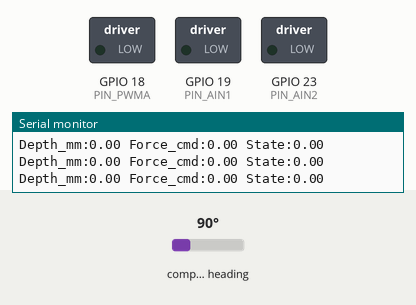
This sketch was run on a simulated ESP32. On the bench: switched loads named in the sketch (green lamp = pin HIGH), the last lines printed to the serial monitor. Wiring (inferred from the names in the program): AS5600 angle sensor at I2C address 0x36. The inputs (shaded band) are chosen by the test bench; at power-on: compass heading 90°.

Above: at 5.7 s.
5.8 s: compass heading set to 112°
7.3 s: compass heading set to 122°
At 7.8 s:
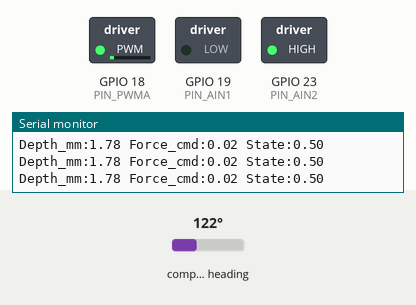
8.8 s: compass heading set to 180°
At 10.0 s:
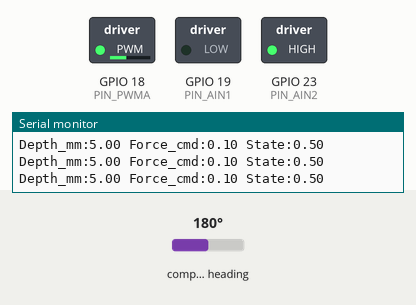
10.3 s: compass heading set to 269°
At 11.3 s:
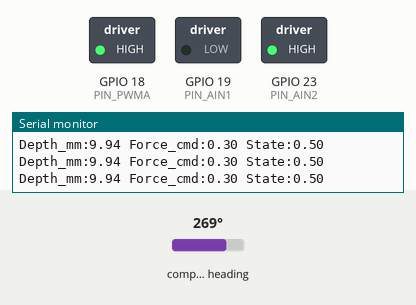
11.8 s: compass heading set to 90°
At 12.4 s:
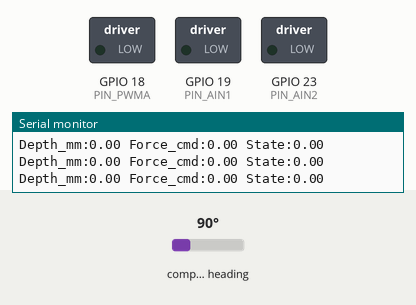
Timing chart, 0 to 14.3 s (numbered marks = the images above; inputs shaded):
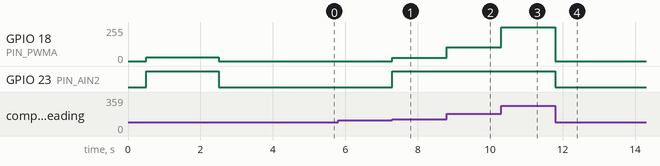

The sketch:

virtual-wall32.ino
```cpp
#include <Arduino.h>
#include "knob.h"

// ==========================================
// KONFIGURASI MODEL FISIKA (Berdasarkan Paper)
// ==========================================

// 1. Konversi Unit
// Paper menggunakan milimeter (mm), Knob menggunakan derajat (deg).
// Kita asumsikan 1 putaran (360 deg) = 20 mm kedalaman jarum.
const float DEG_TO_MM = 20.0f / 360.0f;

// 2. Parameter Stiffness (Fase Pre-Puncture)
// Rumus: f(x) = a1*x + a2*x^2
// Nilai disesuaikan untuk skala motor kecil (bukan sapi asli yang butuh >2N)
const float K_STIFFNESS_A1 = 0.010f; // Koefisien Linear
const float K_STIFFNESS_A2 = 0.002f; // Koefisien Non-linear (rasa "keras" di akhir)

// 3. Parameter Puncture (Tusukan)
// Batas gaya (dalam skala PWM 0.0 - 1.0) di mana kulit "jebol"
const float PUNCTURE_THRESHOLD = 0.65f;

// 4. Parameter Insertion (Fase Post-Puncture)
// f_total = f_friction + f_cutting
const float F_CUTTING       = 0.15f;  // Gaya konstan untuk membelah daging [cite: 247]
const float B_VISCOUS       = 0.002f; // Gesekan fluida (tergantung kecepatan) [cite: 164]
const float F_STATIC_FRICTION = 0.05f; // Gesekan awal (stiction)

// ==========================================
// STATE MACHINE
// ==========================================
enum NeedleState {
  STATE_AIR,       // Di udara
  STATE_CAPSULE,   // Menekan kulit (stiffness)
  STATE_INSERTED   // Di dalam jaringan (friction + cutting)
};

NeedleState currentState = STATE_AIR;

// Titik referensi sudut di mana "kulit" dimulai (menggunakan unwrapped angle untuk multi-turn)
float surfaceAngleStartUnwrapped = 0.0f;
bool isCalibrated = false;

void setup() {
  Serial.begin(115200);
  delay(500);

  // Init library knob (akan melakukan homing ke 180 derajat)
  knob_init();

  Serial.println("=== Simulation Start ===");
  Serial.println("Putar knob ke posisi awal, lalu diamkan 2 detik untuk kalibrasi 'Permukaan Kulit'.");

  // Kalibrasi sederhana: Posisi setelah homing dianggap "0 mm" (permukaan kulit)
  // Kita beri waktu user memegang knob
  delay(2000);
  float dump1, currentAngleUnwrapped, dump2;
  knob_get_status(&dump1, &currentAngleUnwrapped, &dump2);
  surfaceAngleStartUnwrapped = currentAngleUnwrapped;
  isCalibrated = true;

  Serial.print("Surface Calibrated at (unwrapped): ");
  Serial.println(surfaceAngleStartUnwrapped);
}

void loop() {
  if (!isCalibrated) return;

  // --- 1. BACA SENSOR ---
  float angleWrapped, angleUnwrapped, velocity;
  // Menggunakan fungsi baru yang kita tambahkan di knob.cpp
  knob_get_status(&angleWrapped, &angleUnwrapped, &velocity);

  // Hitung kedalaman penetrasi (x) dalam mm
  // Positif = masuk ke dalam kulit (jika memutar ke kanan dari titik start)
  // Menggunakan unwrapped angle untuk menghindari reset setiap 360 derajat
  float depth_deg = angleUnwrapped - surfaceAngleStartUnwrapped;

  float depth_mm = depth_deg * DEG_TO_MM;
  float force_cmd = 0.0f;

  // --- 2. HITUNG GAYA BERDASARKAN STATE (MODEL PAPER) ---

  switch (currentState) {

    // --- KASUS A: DI LUAR KULIT ---
    case STATE_AIR:
      if (depth_mm > 0) {
        // Mulai menyentuh kulit
        currentState = STATE_CAPSULE;
      }
      force_cmd = 0.0f; // Tidak ada gaya
      break;

    // --- KASUS B: MENEKAN KAPSUL (PRE-PUNCTURE) ---
    case STATE_CAPSULE:
      if (depth_mm <= 0) {
        currentState = STATE_AIR; // Kembali ke udara
        force_cmd = 0.0f;
      } else {
        // Model Non-Linear Spring: F = a1*x + a2*x^2
        float f_stiffness = (K_STIFFNESS_A1 * depth_mm) + (K_STIFFNESS_A2 * depth_mm * depth_mm);
        force_cmd = f_stiffness;

        // Cek Puncture Event (Jebol)
        if (force_cmd > PUNCTURE_THRESHOLD) {
          Serial.println(">>> PUNCTURE EVENT! (Pop) <<<");
          currentState = STATE_INSERTED;
        }
      }
      break;

    // --- KASUS C: DI DALAM JARINGAN (INSERTION) ---
    case STATE_INSERTED:
      if (depth_mm <= 0) {
        currentState = STATE_AIR; // Ditarik keluar sepenuhnya
        force_cmd = 0.0f;
      } else {
        // Model: F = F_cutting + F_friction

        // 1. Cutting Force (Konstan, hanya saat bergerak masuk/positif)
        // Paper bilang cutting force konstan [cite: 246]
        float f_cut = (velocity > 0) ? F_CUTTING : 0.0f;

        // 2. Friction (Viscous + Static)
        // Viscous: sebanding dengan kecepatan
        float f_friction = velocity * B_VISCOUS;

        // Static (Coulomb): Tambahan gaya gesek dasar
        if (fabs(velocity) > 0.1f) {
           f_friction += (velocity > 0) ? F_STATIC_FRICTION : -F_STATIC_FRICTION;
        }

        force_cmd = f_cut + f_friction;

        // Pastikan gaya saat di dalam tidak melebihi gaya puncture (agar terasa "jatuh")
        // Paper menyebutkan "sudden drop in force" setelah puncture
        if (force_cmd > PUNCTURE_THRESHOLD * 0.8f) {
           force_cmd = PUNCTURE_THRESHOLD * 0.8f;
        }
      }
      break;
  }

  // --- 3. KIRIM TORSI KE MOTOR ---

  // PENTING: Gaya Reaksi (Haptic) harus berlawanan dengan arah gerakan jarum.
  // Jika kita menekan (positif depth), motor harus mendorong balik (negatif torque).
  // Namun, rumus di atas menghitung BESAR gaya resistansi.

  float motor_output = 0.0f;

  if (currentState == STATE_CAPSULE) {
    // Pegas selalu mendorong balik ke permukaan (negatif)
    motor_output = -1.0f * force_cmd;
  }
  else if (currentState == STATE_INSERTED) {
    // Gesekan selalu berlawanan arah kecepatan
    // Rumus f_friction di atas sudah mengikuti tanda kecepatan,
    // jadi kita perlu me-negasikannya untuk menjadi gaya perlawanan.
    // Cutting force juga melawan arah masuk.
    motor_output = -1.0f * force_cmd;
  }

  // Kirim perintah raw torque
  knob_set_torque(motor_output);

  // --- 4. DEBUGGING ---
  static unsigned long lastPrint = 0;
  if (millis() - lastPrint > 50) {
    // Format Serial Plotter: Depth, Force, State*Scale
    Serial.print("Depth_mm:"); Serial.print(depth_mm);
    Serial.print(" Force_cmd:"); Serial.print(abs(motor_output)); // Plot magnitude
    Serial.print(" State:"); Serial.println(currentState * 0.5); // Skala state agar terlihat di grafik
    lastPrint = millis();
  }

  // Loop delay agar konsisten dengan loop knob.cpp
  delay(2);
}
```

knob.cpp
```cpp
#include "knob.h"
#include <Wire.h>
#include <math.h>

// ====== FIXED HARDWARE PINS ======

// ===== MOTOR DRIVER =====
static const uint8_t PIN_PWMA = 18;   // PWM → IO18
static const uint8_t PIN_AIN1 = 19;   // DIR1
static const uint8_t PIN_AIN2 = 23;   // DIR2

// ===== I2C AS5600 =====
static const uint8_t PIN_SDA  = 21;   // SDA
static const uint8_t PIN_SCL  = 22;   // SCL

// ====== AS5600 registers ======
static const byte AS5600_ADDR      = 0x36;
static const byte AS5600_RAW_ANGLE = 0x0C; // high byte, low byte at 0x0D

// ====== Encoder state ======
static uint16_t      g_lastRaw     = 0;
static int32_t       g_accumCounts = 0;      // multi-turn count (for logging)
static unsigned long g_lastMicros  = 0;

static const float COUNTS_TO_DEG = 360.0f / 4096.0f;

// ====== Virtual wall parameters ======
static float g_wallCenterDeg    = 180.0f;  // default center
static float g_wallHalfWidthDeg = 40.0f;   // default ±40° free region
static float g_wallKp           = 0.02f;   // spring strength (cmd / deg)
static float g_wallKd           = 0.002f;  // damping on velocity (cmd / (deg/s))
static float g_wallFriction     = 0.0005f; // viscous friction inside window

// Debug print throttle
static unsigned long g_lastPrintMs = 0;

// ====== Homing parameters ======
static const float HOME_TARGET_DEG   = 180.0f; // where we want to end up
static const float HOME_ANGLE_TOL    = 5.0f;   // deg
static const float HOME_VEL_TOL      = 5.0f;   // deg/s
static const float HOME_KP           = -0.001f; // tuned for your current sign convention (negative)
static const float HOME_MAX_CMD      = 0.03f;   // max |cmd|
static const unsigned long HOME_MAX_MS = 2000;// max homing duration

// ---------- internal helpers ----------

// Read raw 12-bit angle from AS5600
static uint16_t knob_read_raw_angle(void)
{
    Wire.beginTransmission(AS5600_ADDR);
    Wire.write(AS5600_RAW_ANGLE);
    Wire.endTransmission();

    Wire.requestFrom(AS5600_ADDR, (uint8_t)2);
    if (Wire.available() < 2) {
        // fallback: return last good value
        return g_lastRaw;
    }

    uint8_t highByte = Wire.read();
    uint8_t lowByte  = Wire.read();

    uint16_t raw = ((uint16_t)highByte << 8) | lowByte;
    raw &= 0x0FFF;   // 12-bit
    return raw;
}

// cmd in [-1,1], sign = direction, magnitude = PWM fraction
static void knob_drive_motor_command(float cmd)
{
    // clamp
    if (cmd >  1.0f) cmd =  1.0f;
    if (cmd < -1.0f) cmd = -1.0f;

    // deadband: small torque -> stop motor
    if (fabsf(cmd) < 0.02f) {
        digitalWrite(PIN_AIN1, LOW);
        digitalWrite(PIN_AIN2, LOW);
        analogWrite(PIN_PWMA, 0);
        return;
    }

    int pwm = (int)(fabsf(cmd) * 1023.0f);
    if (pwm > 1023) pwm = 1023;

    if (cmd > 0.0f) {
        digitalWrite(PIN_AIN1, HIGH);
        digitalWrite(PIN_AIN2, LOW);
    } else {
        digitalWrite(PIN_AIN1, LOW);
        digitalWrite(PIN_AIN2, HIGH);
    }

    analogWrite(PIN_PWMA, pwm);
}

// Shortest signed difference between angles in degrees: (-180, 180]
static float shortest_deg_diff(float targetDeg, float currentDeg)
{
    float d = targetDeg - currentDeg;
    while (d > 180.0f)  d -= 360.0f;
    while (d < -180.0f) d += 360.0f;
    return d;
}

// Shared encoder step: compute raw, dt, delta, unwrapped angle, velocity.
static void knob_step_encoder(uint16_t* rawOut,
                              float*    angleWrappedDegOut,
                              float*    angleUnwrappedDegOut,
                              float*    velDegPerSecOut)
{
    // 1) Read encoder
    uint16_t raw = knob_read_raw_angle();

    // 2) Time step (seconds)
    unsigned long nowUs = micros();
    float dt = (nowUs - g_lastMicros) / 1e6f;
    if (dt <= 0.0f || dt > 0.1f) {   // guard against weird dt
        dt = 0.01f;
    }
    g_lastMicros = nowUs;

    // 3) Flip-safe delta in counts (signed, -2048..+2047)
    int16_t delta = (int16_t)((raw - g_lastRaw + 2048) & 0x0FFF) - 2048;
    g_lastRaw = raw;

    // 4) Accumulate multi-turn counts & compute angle / velocity
    g_accumCounts += delta;  // can grow positive or negative (for plotting)

    float angle_wrapped_deg   = raw           * COUNTS_TO_DEG;   // 0..360-ish
    float angle_unwrapped_deg = g_accumCounts * COUNTS_TO_DEG;   // multi-turn
    float vel_deg_s           = delta         * COUNTS_TO_DEG / dt;

    if (rawOut)               *rawOut               = raw;
    if (angleWrappedDegOut)   *angleWrappedDegOut   = angle_wrapped_deg;
    if (angleUnwrappedDegOut) *angleUnwrappedDegOut = angle_unwrapped_deg;
    if (velDegPerSecOut)      *velDegPerSecOut      = vel_deg_s;
}

// Simple homing routine: gently move knob toward HOME_TARGET_DEG.
static void knob_home_to_center(void)
{
    Serial.println("Homing to ~center...");

    unsigned long startMs = millis();

    while (millis() - startMs < HOME_MAX_MS) {
        uint16_t raw;
        float angleWrappedDeg;
        float angleUnwrappedDeg;
        float velDegPerSec;

        knob_step_encoder(&raw, &angleWrappedDeg, &angleUnwrappedDeg, &velDegPerSec);

        float errDeg = shortest_deg_diff(HOME_TARGET_DEG, angleWrappedDeg);

        // Check if we're close enough and not moving much
        if (fabsf(errDeg) < HOME_ANGLE_TOL && fabsf(velDegPerSec) < HOME_VEL_TOL) {
            break;
        }

        // PD control toward center (note: HOME_KP, HOME_KD are negative to match your current wiring)
        float cmd = HOME_KP * errDeg;

        // Clamp homing command
        if (cmd >  HOME_MAX_CMD) cmd =  HOME_MAX_CMD;
        if (cmd < -HOME_MAX_CMD) cmd = -HOME_MAX_CMD;

        knob_drive_motor_command(cmd);

        delay(5); // ~200 Hz
    }

    // Stop motor at end of homing
    knob_drive_motor_command(0.0f);

    Serial.println("Homing done.");
}

// ---------- public API ----------

void knob_init(void)
{
    // Motor pins
    pinMode(PIN_PWMA, OUTPUT);
    pinMode(PIN_AIN1, OUTPUT);
    pinMode(PIN_AIN2, OUTPUT);     // 20 kHz PWM

    // I2C for AS5600
    Wire.begin(PIN_SDA, PIN_SCL);

    // Initial encoder read / timing
    uint16_t raw = knob_read_raw_angle();
    g_lastRaw      = raw;
    g_accumCounts  = 0;
    g_lastMicros   = micros();
    g_lastPrintMs  = 0;

    Serial.println("knob_init: AS5600 + TB6612FNG ready (virtual wall mode)");

    // Slowly move knob toward HOME_TARGET_DEG (~180°)
    knob_home_to_center();
}

void knob_set_wall_region_deg(float centerDeg, float halfWidthDeg)
{
    g_wallCenterDeg    = centerDeg;
    g_wallHalfWidthDeg = halfWidthDeg;
}

void knob_set_wall_gains(float kp_wall, float kd_wall, float friction)
{
    g_wallKp       = kp_wall;
    g_wallKd       = kd_wall;
    g_wallFriction = friction;
}

void knob_update_wall(void)
{
    unsigned long nowMs = millis();

    uint16_t raw;
    float angleWrappedDeg;
    float angleUnwrappedDeg;
    float velDegPerSec;

    knob_step_encoder(&raw, &angleWrappedDeg, &angleUnwrappedDeg, &velDegPerSec);

    // Wall edges in wrapped degrees
    float lower = g_wallCenterDeg - g_wallHalfWidthDeg;
    float upper = g_wallCenterDeg + g_wallHalfWidthDeg;

    float cmd = 0.0f;

    if (angleWrappedDeg >= lower && angleWrappedDeg <= upper) {
        // Inside free region:
        // Only friction, so if vel ~ 0, cmd ~ 0 and the motor does NOT move by itself.
        if (fabsf(velDegPerSec) > 1.0f) { // small threshold to avoid chasing noise
            cmd = -g_wallFriction * velDegPerSec;
        } else {
            cmd = 0.0f;
        }
    } else if (angleWrappedDeg > upper) {
        // Beyond upper wall: push back toward upper
        float disp = angleWrappedDeg - upper;    // positive
        cmd = -g_wallKp * disp - g_wallKd * velDegPerSec;
    } else { // angleWrappedDeg < lower
        // Beyond lower wall: push back toward lower
        float disp = angleWrappedDeg - lower;    // negative
        cmd = -g_wallKp * disp - g_wallKd * velDegPerSec;
    }

    knob_drive_motor_command(cmd);

    // Debug print (CSV: raw,wrapped,unwrapped,vel,cmd)
    if (nowMs - g_lastPrintMs > 50) { // 20 Hz print
        g_lastPrintMs = nowMs;
        Serial.print(raw);
        Serial.print(",");
        Serial.print(angleWrappedDeg, 1);
        Serial.print(",");
        Serial.print(angleUnwrappedDeg, 1);
        Serial.print(",");
        Serial.print(velDegPerSec, 2);
        Serial.print(",");
        Serial.println(cmd, 3);
    }

    delay(5); // ~200 Hz loop
}

// ... kode lama ...

// --- IMPLEMENTASI TAMBAHAN ---

void knob_get_status(float* angleWrapped, float* angleUnwrapped, float* velocity)
{
    // Panggil fungsi internal static untuk update data
    knob_step_encoder(NULL, angleWrapped, angleUnwrapped, velocity);
}

void knob_set_torque(float cmd)
{
    // Panggil fungsi internal static untuk drive motor
    knob_drive_motor_command(cmd);
}
```

knob.h
```cpp
#ifndef KNOB_H
#define KNOB_H

#include <Arduino.h>

// Fixed hardware mapping inside knob.cpp:
//   Motor:  PWMA=D5, AIN1=D6, AIN2=D7
//   AS5600: SDA=D2, SCL=D1

// Initialize knob module with fixed hardware mapping.
void knob_init(void);

// Define wall region in degrees (wrapped 0..360).
// Free region is [centerDeg - halfWidthDeg, centerDeg + halfWidthDeg].
void knob_set_wall_region_deg(float centerDeg, float halfWidthDeg);

// Set wall gains:
//   kp_wall:   spring strength (cmd per degree beyond wall)
//   kd_wall:   damping on velocity when against the wall
//   friction:  viscous friction inside free region (cmd per deg/s)
void knob_set_wall_gains(float kp_wall, float kd_wall, float friction);

// Virtual wall update: call this from loop().
void knob_update_wall(void);

// ... kode lama ...

// --- TAMBAHAN BARU UNTUK MODE NEEDLE ---

// Dapatkan data sensor (posisi dan kecepatan) untuk kalkulasi fisika kustom
void knob_get_status(float* angleWrapped, float* angleUnwrapped, float* velocity);

// Kirim perintah torsi langsung (-1.0 sampai 1.0)
void knob_set_torque(float cmd);

#endif // KNOB_H
```

Measured:
- the behaviour switches between 117 and 118° on compass heading (found by bisection; images 0 and 1)
- after the input at 7.3 s, GPIO 18 (PIN_PWMA): 0/255 → 24/255 at once; GPIO 23 (PIN_AIN2): LOW → HIGH at once
- after the input at 8.8 s, GPIO 18 (PIN_PWMA): 24/255 → 102/255 at once
- after the input at 10.3 s, GPIO 18 (PIN_PWMA): 102/255 → 255/255 at once
- after the input at 11.8 s, GPIO 18 (PIN_PWMA): 255/255 → 0/255 at once; GPIO 23 (PIN_AIN2): HIGH → LOW at once
